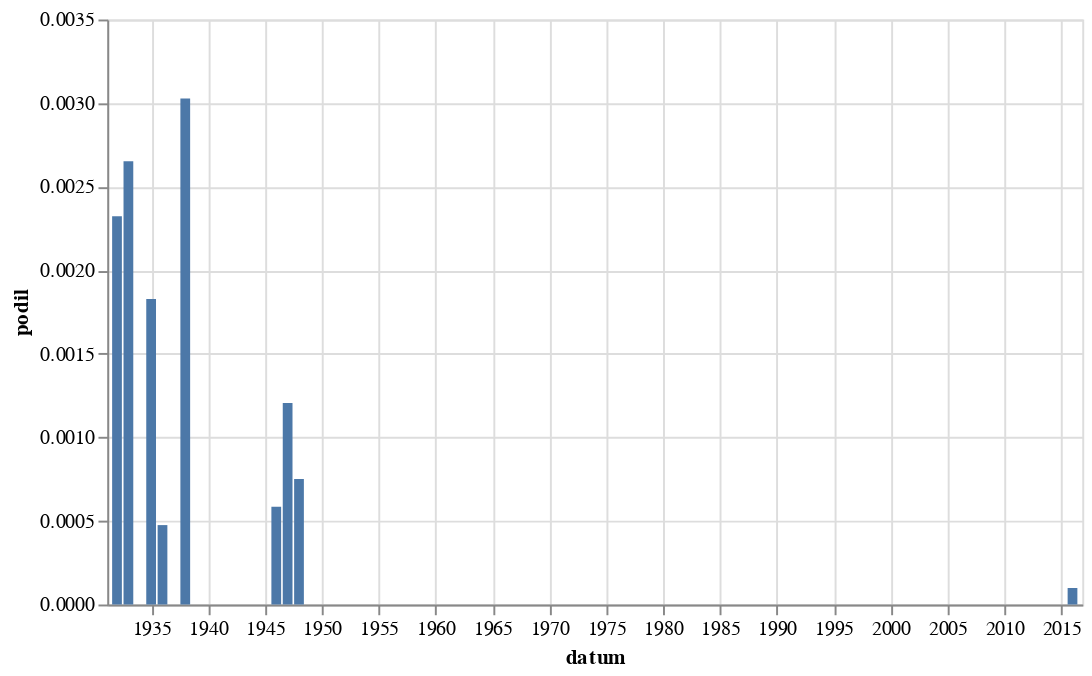

The cell this chart's notebook holds for it:
### Code cell
graf(vyvoj(r'Heil Hitler'))

### Figure 1 — Vega-Lite specification as saved in the notebook (floating-point values rounded to 4 significant figures)
{"config": {"view": {"continuousWidth": 300, "continuousHeight": 300}}, "data": {"name": "data-78683dfe99be6e062c7761ecb010ea46"}, "mark": {"type": "bar"}, "encoding": {"x": {"field": "datum", "type": "temporal"}, "y": {"field": "podil", "type": "quantitative"}}, "height": 300, "width": 500, "$schema": "https://vega.github.io/schema/vega-lite/v5.8.0.json", "datasets": {"data-78683dfe99be6e062c7761ecb010ea46": [{"datum": "1932-01-01T00:00:00", "text": 5, "text_right": 2152, "podil": 0.002323}, {"datum": "1933-01-01T00:00:00", "text": 6, "text_right": 2262, "podil": 0.002653}, {"datum": "1935-01-01T00:00:00", "text": 3, "text_right": 1641, "podil": 0.001828}, {"datum": "1936-01-01T00:00:00", "text": 1, "text_right": 2105, "podil": 0.0004751}, {"datum": "1938-01-01T00:00:00", "text": 3, "text_right": 991, "podil": 0.003027}, {"datum": "1946-01-01T00:00:00", "text": 1, "text_right": 1709, "podil": 0.0005851}, {"datum": "1947-01-01T00:00:00", "text": 2, "text_right": 1660, "podil": 0.001205}, {"datum": "1948-01-01T00:00:00", "text": 1, "text_right": 1331, "podil": 0.0007513}, {"datum": "2016-01-01T00:00:00", "text": 1, "text_right": 10133, "podil": 9.869e-05}]}}
